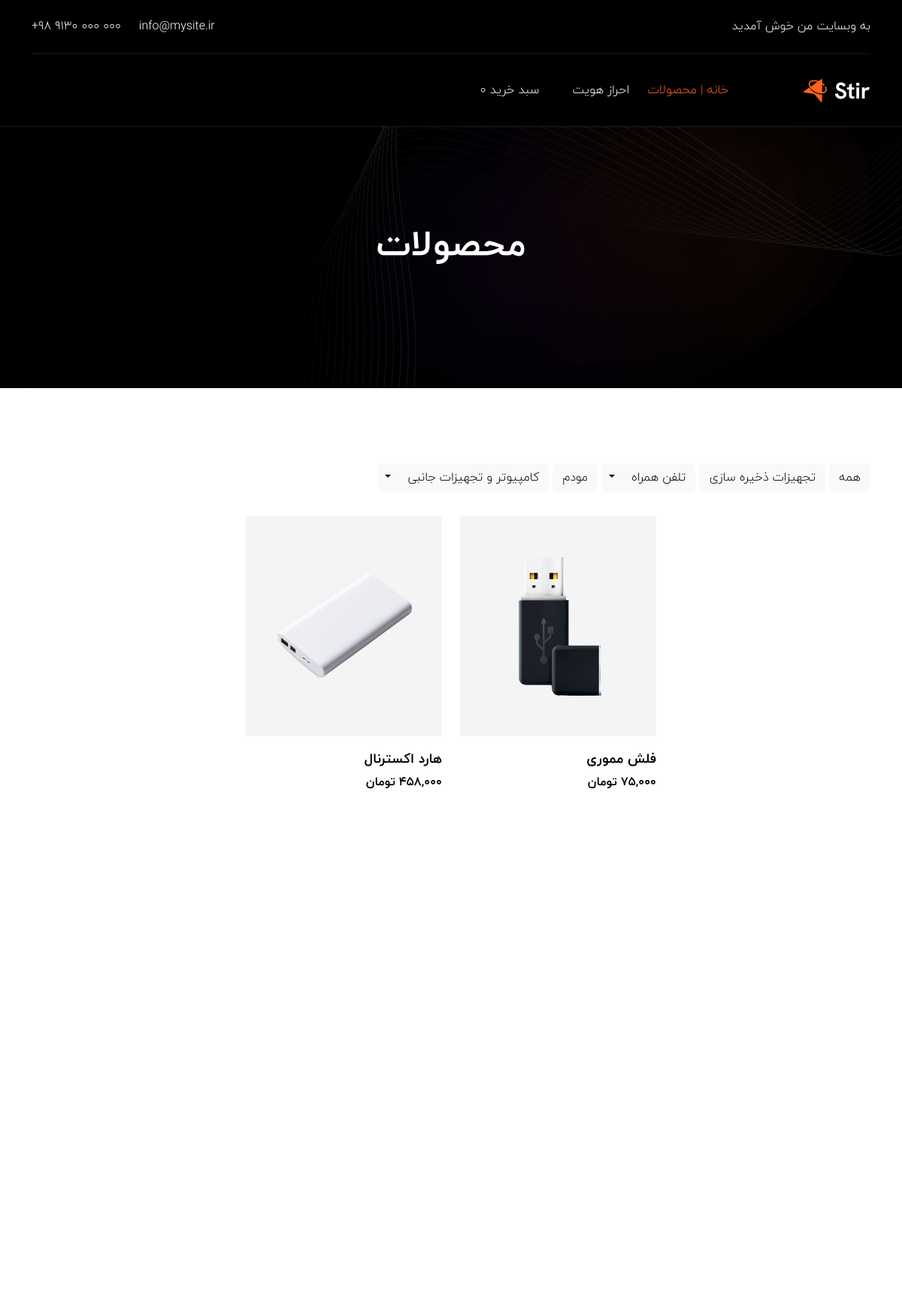
Screenshot of /category/store-devices/ with the database file from the repository.
### home/models.py (models this page shows, shortened)
class Category(models.Model):
    sub_category = models.ForeignKey('self', on_delete=models.CASCADE, related_name='scategory', null=True, blank=True)
    is_sub = models.BooleanField(default=False)
    name = models.CharField(max_length=200)
    slug = models.SlugField(max_length=250, unique=True)
    class Meta:
        ordering = ['name']
        verbose_name = 'category'
        verbose_name_plural = 'categories'
    def get_absolute_url(self):
        return reverse('home:category_filter', args=[self.slug])

class Product(models.Model):
    category = models.ManyToManyField(Category, related_name='products')
    name = models.CharField(max_length=200)
    slug = models.CharField(max_length=250)
    image = models.ImageField(upload_to='products')
    description = models.TextField()
    price = models.IntegerField()
    available = models.BooleanField(default=True)
    created = models.DateTimeField(auto_now_add=True)
    updated = models.DateTimeField(auto_now=True)
    class Meta:
        ordering = ['name']
    def get_absolute_url(self):
        return reverse('home:product_details', args=[self.slug])

### home/views.py (the view)
# urls.py: path('', views.HomeView.as_view(), name='home'),
class HomeView(View):
    def get(self, request, category_slug=None):
        products = Product.objects.filter(available=True)
        categories = Category.objects.filter(is_sub=False)
        if category_slug:
            category_filter = Category.objects.get(slug=category_slug)
            if not category_filter.is_sub:
                sub_categories = category_filter.scategory.all()
                if sub_categories.exists():
                    products = products.filter(category__in=sub_categories)
                else:
                    products = products.filter(category=category_filter)
            else:
                products = products.filter(category=category_filter)
        return render(request, 'home/products.html', {'products':products, 'categories':categories})

### order/context_processors.py (called while the page is built)
def cart_total_quantity(request):
    if request.user.is_authenticated and request.user.profile.active_order:
        return {'cart_total_quantity': len(Cart(request))}
    return {'cart_total_quantity': 0}

### home/templates/home/products.html (shortened to what this page needs)
{% extends "base.html" %}
{% block page_title %}محصولات{% endblock page_title %}
{% block content %}
<div class="products-area ptb-100 bg-white">
    <div class="container">
        <div class="mb-4 pb-2">
            <div class="row">
                <div>
                    <a href="{% url "home:home" %}" class="btn btn-light">همه</a>
                    {% for category in categories %}
                        <div class="btn-group">
                            <a href="{{ category.get_absolute_url }}" class="btn btn-light">{{ category.name }}</a>
                            {% if category.scategory.all %}
                                <button type="button" class="btn btn-light dropdown-toggle dropdown-toggle-split" data-bs-toggle="dropdown" aria-expanded="false"></button>
                            {% endif %}
                        </div>
                    {% endfor %}
                </div>
            </div>
        </div>
        <div class="row justify-content-center" id="Container">
            {% for product in products %}
                <div class="col-lg-3 col-sm-6 mix monitor monitor mobile">
                    <div class="product-single-item">
                        <div class="product-img">
                            <a href="{{ product.get_absolute_url }}" class="d-block"><img src="{{ product.image.url }}"></a>
                        </div>
                        <h3><a href="{{ product.get_absolute_url }}">{{ product.name }}</a></h3>
                        {% load humanize %}
                        <span>{{ product.price|intcomma }} تومان</span>
                    </div>
                </div>
            {% endfor %}
        </div>
    </div>
</div>
{% endblock content %}

### static/css/style.css (style rules this page uses)
body { font-size:16px;font-family:"Hanken Grotesk",sans-serif;color:#666;font-weight:400 }
a { transition:all ease .5s;color:#666 }
button { outline:0 !important;box-shadow:none;border:none;padding:0 }
.h1,.h2,.h3,.h4,.h5,.h6,h1,h2,h3,h4,h5,h6 { color:#030303;font-weight:700 }
img { max-width:100%;height:auto }
.ptb-100 { padding-top:100px;padding-bottom:100px }
.product-single-item { margin-bottom:25px;transition:all ease .5s;overflow:hidden }
.product-single-item .product-img { margin-bottom:20px;position:relative }
.product-single-item h3 { font-size:18px;font-weight:600 }
.product-single-item h3 a { text-decoration:none;color:#030303 }
.product-single-item span { color:#030303;font-weight:600 }

### rows the page displays
Category: name "تجهیزات ذخیره سازی"
Category: name "تلفن همراه"
Category: name "مودم"
Category: name "کامپیوتر و تجهیزات جانبی"
Product: image (picture), name "فلش مموری", price "75,000"
Product: image (picture), name "هارد اکسترنال", price "458,000"

### other values shown
{{ cart_total_quantity }} "0"
